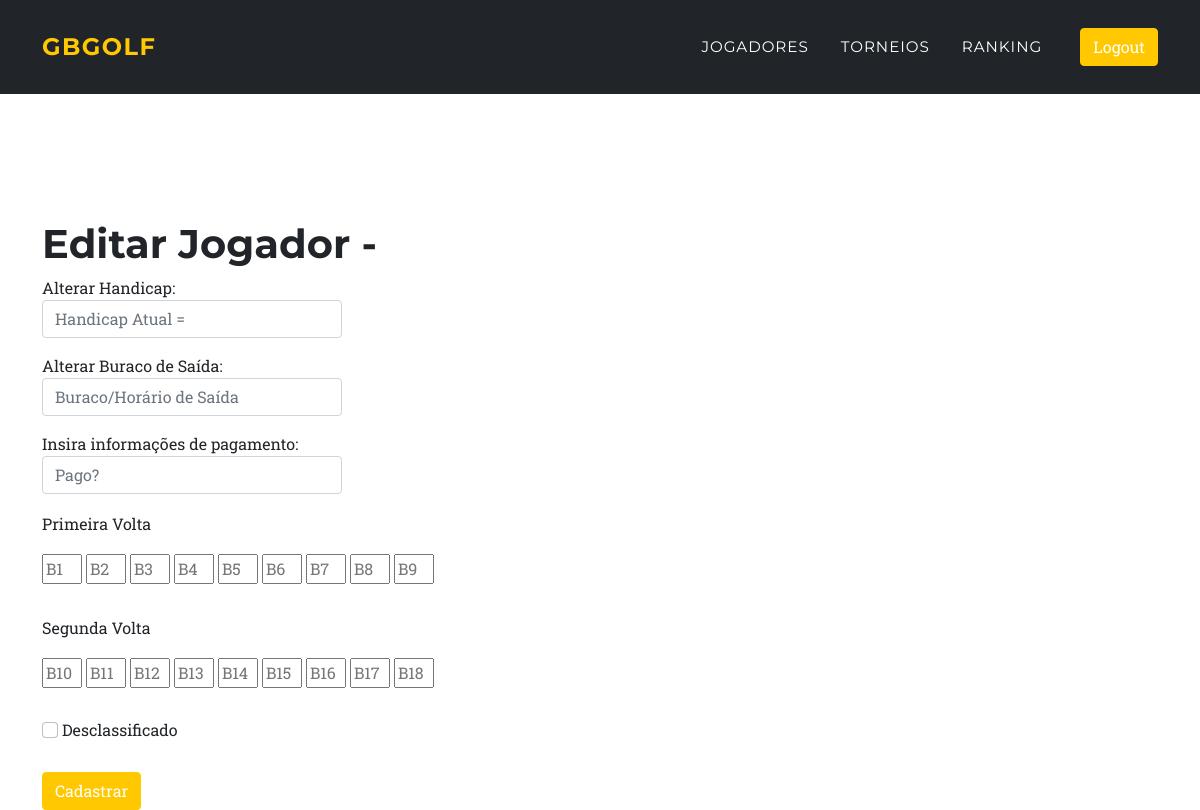
The app's page /torneio/apuracao/1/asdasd (signed in), older data.
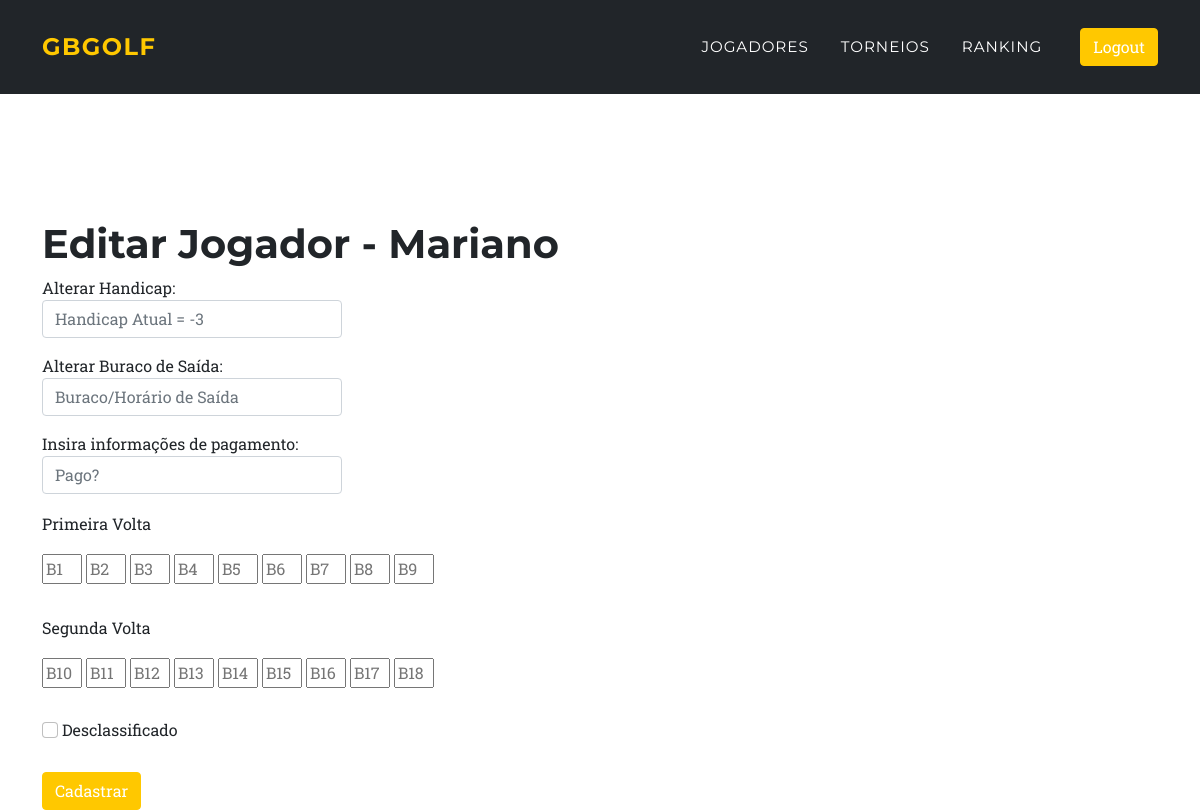
The same page, newer data.
### main.py (models this page shows)
class Torneio_atual(db.Model):
    clube_id = db.Column(db.Integer)
    id = db.Column(db.Integer, primary_key=True)
    torneio_id = db.Column(db.String(100))
    jogador_id = db.Column(db.String(100))
    jogador = db.Column(db.String(100))
    tee_saida = db.Column(db.String(100))
    hcp = db.Column(db.Integer)
    cat = db.Column(db.String(100))
    juv = db.Column(db.String(100))
    senior = db.Column(db.String(100))
    b_saida = db.Column(db.String(100))
    pago = db.Column(db.String(100))
    b1 = db.Column(db.Integer, default=0)
    b2 = db.Column(db.Integer, default=0)
    b3 = db.Column(db.Integer, default=0)
    b4 = db.Column(db.Integer, default=0)
    b5 = db.Column(db.Integer, default=0)
    b6 = db.Column(db.Integer, default=0)
    b7 = db.Column(db.Integer, default=0)
    b8 = db.Column(db.Integer, default=0)
    b9 = db.Column(db.Integer, default=0)
    b10 = db.Column(db.Integer, default=0)
    b11 = db.Column(db.Integer, default=0)
    b12 = db.Column(db.Integer, default=0)
    b13 = db.Column(db.Integer, default=0)
    b14 = db.Column(db.Integer, default=0)
    b15 = db.Column(db.Integer, default=0)
    b16 = db.Column(db.Integer, default=0)
    b17 = db.Column(db.Integer, default=0)
    b18 = db.Column(db.Integer, default=0)
    v1_gross = db.Column(db.Integer, default=0)
    v2_gross = db.Column(db.Integer, default=0)
    total_gross = db.Column(db.Integer, default=0)
    total_net = db.Column(db.Integer, default=0)
    v2_net = db.Column(db.Integer, default=0)
    ult_6b_net = db.Column(db.Integer, default=0)
    ult_3b_net = db.Column(db.Integer, default=0)
    ult_b_net = db.Column(db.Integer, default=0)
    ganhos = db.Column(db.Integer, default=0)
    pt_rkg = db.Column(db.Integer, default=0)
    obs = db.Column(db.String(100))

### main.py (the view, shortened to what this page needs)
@app.route('/torneio/apuracao/<id>/<jogador_id>', methods=["GET", "POST"])
@login_required
def add_res_jog(id, jogador_id):
    inscrito = Torneio_atual.query.filter_by(
        jogador_id=jogador_id, torneio_id=id).first()
    t = Torneios.query.filter_by(id=id).first()
    torneio = Torneio_atual.query.filter_by(torneio_id=id).all()
    p = Player.query.all()
    db.session.commit()
    return render_template('add_resultado_jog.html',
                           title='Players', id=id, jogador_id=jogador_id, inscrito=inscrito,
                           name=current_user.name, logged_in=True)

### main.py (called while the page is built)
@login_manager.user_loader
def load_user(user_id):
    return User.query.get(int(user_id))

### templates/add_resultado_jog.html
{% extends "base.html" %}
{% block content %}
<h1 style="padding-top: 100px">Editar Jogador - {{inscrito.jogador}}</h1>
<form class="form-inline" action="{{ url_for('add_res_jog', id=id, jogador_id=jogador_id) }}" class="form-control"
    method="post">
    <div class=" mb-3" style="width: 300px"><label for="hcp">Alterar Handicap:</label>
        <input class="form-control mb-2 mr-sm-2" type="number" name="hcp"
            placeholder="Handicap Atual = {{inscrito.hcp}}" />
    </div>
    <div class=" mb-3" style="width: 300px"><label for="b_saida">Alterar Buraco de Saída:</label>
        <input class="form-control mb-2 mr-sm-1" type="text" name="b_saida" placeholder="Buraco/Horário de Saída" />
    </div>
    <div class=" mb-3" style="width: 300px"><label class="text" for="pago">Insira informações de pagamento:
        </label>
        <input class="form-control mb-2 mr-sm-2" type="text" name="pago" placeholder="Pago?" />
    </div>
    <p>Primeira Volta</p>
    <div>
        <input style="width: 40px" type="text" name="b1" placeholder="B1" />
        <input style="width: 40px" type="text" name="b2" placeholder="B2" />
        <input style="width: 40px" type="text" name="b3" placeholder="B3" />
        <input style="width: 40px" type="text" name="b4" placeholder="B4" />
        <input style="width: 40px" type="text" name="b5" placeholder="B5" />
        <input style="width: 40px" type="text" name="b6" placeholder="B6" />
        <input style="width: 40px" type="text" name="b7" placeholder="B7" />
        <input style="width: 40px" type="text" name="b8" placeholder="B8" />
        <input style="width: 40px" type="text" name="b9" placeholder="B9" />
    </div>
    <div style="padding-top:30px">
        <p>Segunda Volta</p>
        <input style="width: 40px" type="text" name="b10" placeholder="B10" />
        <input style="width: 40px" type="text" name="b11" placeholder="B11" />
        <input style="width: 40px" type="text" name="b12" placeholder="B12" />
        <input style="width: 40px" type="text" name="b13" placeholder="B13" />
        <input style="width: 40px" type="text" name="b14" placeholder="B14" />
        <input style="width: 40px" type="text" name="b15" placeholder="B15" />
        <input style="width: 40px" type="text" name="b16" placeholder="B16" />
        <input style="width: 40px" type="text" name="b17" placeholder="B17" />
        <input style="width: 40px" type="text" name="b18" placeholder="B18" />
    </div>
    <div style="padding-top:30px;padding-bottom:30px">
        <input class="form-check-input" type="checkbox" value="desclassificado" name="desclassificado"
            id="desclassificado">
        <label class="form-check-label" for="desclassificado">
            Desclassificado
    </div>
    <button type="submit" href="/torneio/apuracao/{{inscrito.torneio_id}}"
        class="btn btn-primary btn-block btn-large">Cadastrar</button>
</form>
{% endblock %}

Row changes from the older to the newer data that the page shows:
added Torneio_atual: jogador "Mariano", hcp "Handicap Atual = -3"
